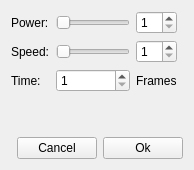
<?xml version="1.0" encoding="UTF-8"?>
<ui version="4.0">
 <class>ScreenShakeDialog</class>
 <widget class="QWidget" name="ScreenShakeDialog">
  <property name="windowModality">
   <enum>Qt::ApplicationModal</enum>
  </property>
  <property name="geometry">
   <rect>
    <x>0</x>
    <y>0</y>
    <width>194</width>
    <height>170</height>
   </rect>
  </property>
  <property name="windowTitle">
   <string>Screen Shake</string>
  </property>
  <layout class="QGridLayout" name="gridLayout_2">
   <item row="0" column="0">
    <layout class="QGridLayout" name="gridLayout">
     <item row="0" column="1">
      <widget class="QSlider" name="slider_power">
       <property name="maximum">
        <number>9</number>
       </property>
       <property name="orientation">
        <enum>Qt::Horizontal</enum>
       </property>
      </widget>
     </item>
     <item row="2" column="0">
      <widget class="QLabel" name="label_3">
       <property name="text">
        <string>Time:</string>
       </property>
      </widget>
     </item>
     <item row="1" column="1">
      <widget class="QSlider" name="slider_speed">
       <property name="maximum">
        <number>9</number>
       </property>
       <property name="orientation">
        <enum>Qt::Horizontal</enum>
       </property>
      </widget>
     </item>
     <item row="2" column="1">
      <widget class="QSpinBox" name="spin_time">
       <property name="minimum">
        <number>1</number>
       </property>
       <property name="maximum">
        <number>200</number>
       </property>
      </widget>
     </item>
     <item row="0" column="0">
      <widget class="QLabel" name="label">
       <property name="text">
        <string>Power:</string>
       </property>
      </widget>
     </item>
     <item row="1" column="0">
      <widget class="QLabel" name="label_2">
       <property name="text">
        <string>Speed:</string>
       </property>
      </widget>
     </item>
     <item row="0" column="2">
      <widget class="QSpinBox" name="spin_power">
       <property name="minimum">
        <number>1</number>
       </property>
       <property name="maximum">
        <number>9</number>
       </property>
      </widget>
     </item>
     <item row="1" column="2">
      <widget class="QSpinBox" name="spin_speed">
       <property name="minimum">
        <number>1</number>
       </property>
       <property name="maximum">
        <number>9</number>
       </property>
      </widget>
     </item>
     <item row="2" column="2">
      <widget class="QLabel" name="label_4">
       <property name="text">
        <string>Frames</string>
       </property>
      </widget>
     </item>
    </layout>
   </item>
   <item row="1" column="0">
    <spacer name="verticalSpacer">
     <property name="orientation">
      <enum>Qt::Vertical</enum>
     </property>
     <property name="sizeHint" stdset="0">
      <size>
       <width>20</width>
       <height>40</height>
      </size>
     </property>
    </spacer>
   </item>
   <item row="2" column="0" colspan="2">
    <layout class="QHBoxLayout" name="horizontalLayout">
     <item>
      <spacer name="horizontalSpacer">
       <property name="orientation">
        <enum>Qt::Horizontal</enum>
       </property>
       <property name="sizeHint" stdset="0">
        <size>
         <width>40</width>
         <height>20</height>
        </size>
       </property>
      </spacer>
     </item>
     <item>
      <widget class="QPushButton" name="button_cancel">
       <property name="text">
        <string>Cancel</string>
       </property>
      </widget>
     </item>
     <item>
      <widget class="QPushButton" name="button_ok">
       <property name="text">
        <string>Ok</string>
       </property>
      </widget>
     </item>
    </layout>
   </item>
  </layout>
 </widget>
 <tabstops>
  <tabstop>slider_power</tabstop>
  <tabstop>spin_power</tabstop>
  <tabstop>slider_speed</tabstop>
  <tabstop>spin_speed</tabstop>
  <tabstop>spin_time</tabstop>
  <tabstop>button_cancel</tabstop>
  <tabstop>button_ok</tabstop>
 </tabstops>
 <resources/>
 <connections>
  <connection>
   <sender>slider_power</sender>
   <signal>valueChanged(int)</signal>
   <receiver>spin_power</receiver>
   <slot>setValue(int)</slot>
   <hints>
    <hint type="sourcelabel">
     <x>112</x>
     <y>20</y>
    </hint>
    <hint type="destinationlabel">
     <x>152</x>
     <y>34</y>
    </hint>
   </hints>
  </connection>
  <connection>
   <sender>slider_speed</sender>
   <signal>valueChanged(int)</signal>
   <receiver>spin_speed</receiver>
   <slot>setValue(int)</slot>
   <hints>
    <hint type="sourcelabel">
     <x>125</x>
     <y>58</y>
    </hint>
    <hint type="destinationlabel">
     <x>166</x>
     <y>70</y>
    </hint>
   </hints>
  </connection>
  <connection>
   <sender>spin_power</sender>
   <signal>valueChanged(int)</signal>
   <receiver>slider_power</receiver>
   <slot>setValue(int)</slot>
   <hints>
    <hint type="sourcelabel">
     <x>161</x>
     <y>15</y>
    </hint>
    <hint type="destinationlabel">
     <x>96</x>
     <y>32</y>
    </hint>
   </hints>
  </connection>
  <connection>
   <sender>spin_speed</sender>
   <signal>valueChanged(int)</signal>
   <receiver>slider_speed</receiver>
   <slot>setValue(int)</slot>
   <hints>
    <hint type="sourcelabel">
     <x>154</x>
     <y>62</y>
    </hint>
    <hint type="destinationlabel">
     <x>96</x>
     <y>61</y>
    </hint>
   </hints>
  </connection>
 </connections>
</ui>
